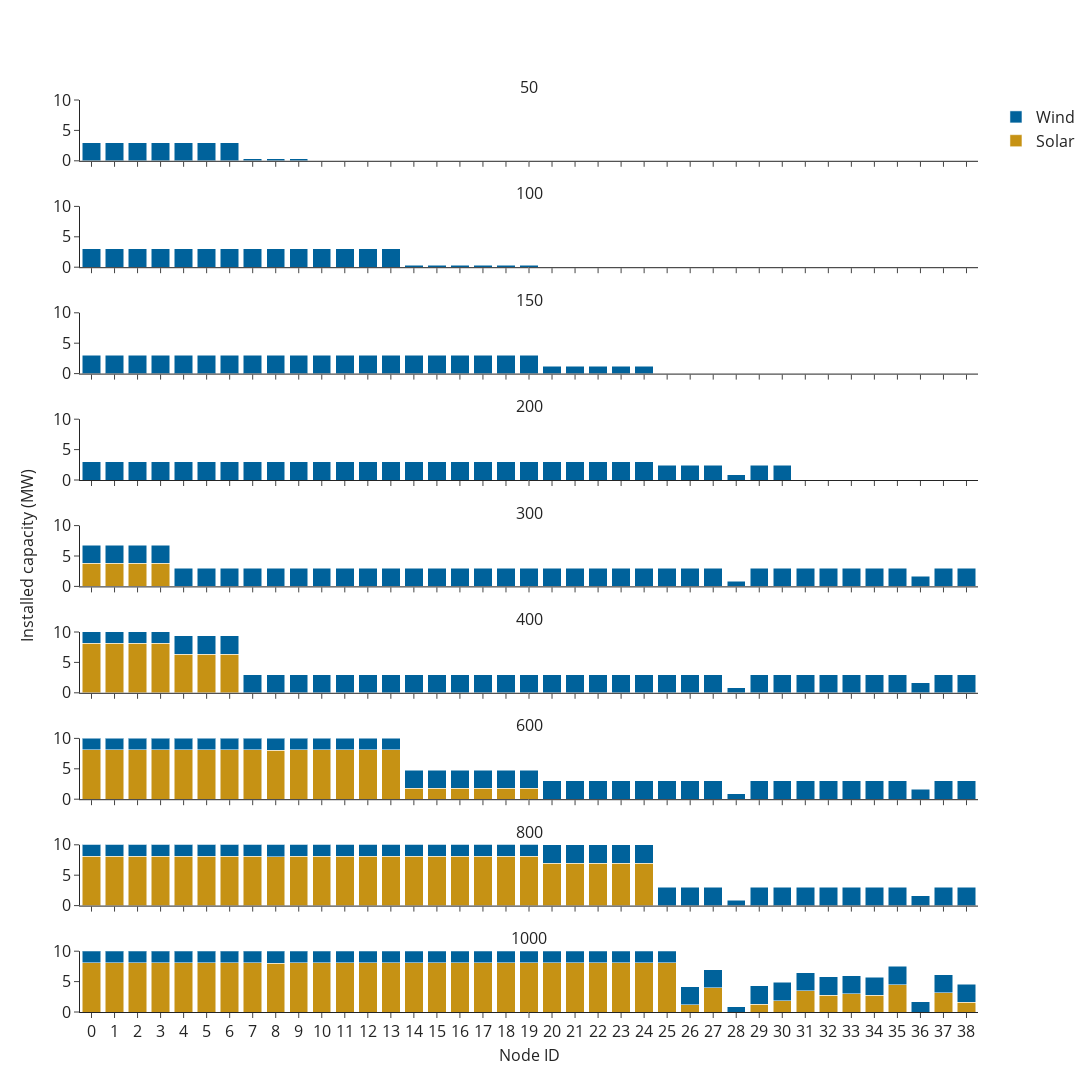

Notebook source saved alongside this figure:
### Code cell
# Plot the full results
fig = make_subplots(rows=9, cols=1, shared_xaxes=True, 
                    y_title='Installed capacity (MW)',
                    x_title='Node ID',
                    subplot_titles=("50", "100", "150", "200", "300", "400", "600", "800", "1000"),
                    vertical_spacing=0.05
                   )

for i in [i for i in range(len(budget_list))]:
    d = df[df["b"] == budget_list[i]].reset_index(drop=True)
    legend_show = True if i == 0 else False
    fig.add_trace(go.Bar(x=d["node_id"], y=d["new_solar_cap"], 
                         name="Solar", showlegend=legend_show,
                         marker_color="#C69214"), row=i+1, col=1)
    fig.add_trace(go.Bar(x=d["node_id"], y=d["new_wind_cap"], 
                         name="Wind", showlegend=legend_show,
                         marker_color="#00629B"), row=i+1, col=1)
    fig.update_yaxes(range=[0, 10], row=i+1, col=1)

fig.update_layout(
    font=dict(size=16),
    template="simple_white", barmode="stack",
    width = 1800, height = 1200,
#     title="DER capacity as budget increases",
)

fig.show()
# fig.write_image("graphs/f_r1.png", scale=8)

### Figure 1 — Plotly figure (JSON) as saved in the notebook; plotly's stock layout.template omitted (floating-point values rounded to 4 significant figures)
{"data": [{"marker": {"color": "#C69214"}, "name": "Solar", "showlegend": true, "type": "bar", "x": ["0", "1", "2", "3", "4", "5", "6", "7", "8", "9", "10", "11", "12", "13", "14", "15", "16", "17", "18", "19", "20", "21", "22", "23", "24", "25", "26", "27", "28", "29", "30", "31", "32", "33", "34", "35", "36", "37", "38"], "xaxis": "x", "y": [0, 0, 0, 0, 0, 0, 0, 0, 0, 0, 0, 0, 0, 0, 0, 0, 0, 0, 0, 0, 0, 0, 0, 0, 0, 0, 0, 0, 0, 0, 0, 0, 0, 0, 0, 0, 0, 0, 0], "yaxis": "y"}, {"marker": {"color": "#00629B"}, "name": "Wind", "showlegend": true, "type": "bar", "x": ["0", "1", "2", "3", "4", "5", "6", "7", "8", "9", "10", "11", "12", "13", "14", "15", "16", "17", "18", "19", "20", "21", "22", "23", "24", "25", "26", "27", "28", "29", "30", "31", "32", "33", "34", "35", "36", "37", "38"], "xaxis": "x", "y": [3, 3, 3, 3, 3, 3, 3, 0.33, 0.33, 0.33, 0, 0, 0, 0, 0, 0, 0, 0, 0, 0, 0, 0, 0, 0, 0, 0, 0, 0, 0, 0, 0, 0, 0, 0, 0, 0, 0, 0, 0], "yaxis": "y"}, {"marker": {"color": "#C69214"}, "name": "Solar", "showlegend": false, "type": "bar", "x": ["0", "1", "2", "3", "4", "5", "6", "7", "8", "9", "10", "11", "12", "13", "14", "15", "16", "17", "18", "19", "20", "21", "22", "23", "24", "25", "26", "27", "28", "29", "30", "31", "32", "33", "34", "35", "36", "37", "38"], "xaxis": "x2", "y": [0, 0, 0, 0, 0, 0, 0, 0, 0, 0, 0, 0, 0, 0, 0, 0, 0, 0, 0, 0, 0, 0, 0, 0, 0, 0, 0, 0, 0, 0, 0, 0, 0, 0, 0, 0, 0, 0, 0], "yaxis": "y2"}, {"marker": {"color": "#00629B"}, "name": "Wind", "showlegend": false, "type": "bar", "x": ["0", "1", "2", "3", "4", "5", "6", "7", "8", "9", "10", "11", "12", "13", "14", "15", "16", "17", "18", "19", "20", "21", "22", "23", "24", "25", "26", "27", "28", "29", "30", "31", "32", "33", "34", "35", "36", "37", "38"], "xaxis": "x2", "y": [3, 3, 3, 3, 3, 3, 3, 3, 3, 3, 3, 3, 3, 3, 0.33, 0.33, 0.33, 0.33, 0.33, 0.33, 0, 0, 0, 0, 0, 0, 0, 0, 0, 0, 0, 0, 0, 0, 0, 0, 0, 0, 0], "yaxis": "y2"}, {"marker": {"color": "#C69214"}, "name": "Solar", "showlegend": false, "type": "bar", "x": ["0", "1", "2", "3", "4", "5", "6", "7", "8", "9", "10", "11", "12", "13", "14", "15", "16", "17", "18", "19", "20", "21", "22", "23", "24", "25", "26", "27", "28", "29", "30", "31", "32", "33", "34", "35", "36", "37", "38"], "xaxis": "x3", "y": [0, 0, 0, 0, 0, 0, 0, 0, 0, 0, 0, 0, 0, 0, 0, 0, 0, 0, 0, 0, 0, 0, 0, 0, 0, 0, 0, 0, 0, 0, 0, 0, 0, 0, 0, 0, 0, 0, 0], "yaxis": "y3"}, {"marker": {"color": "#00629B"}, "name": "Wind", "showlegend": false, "type": "bar", "x": ["0", "1", "2", "3", "4", "5", "6", "7", "8", "9", "10", "11", "12", "13", "14", "15", "16", "17", "18", "19", "20", "21", "22", "23", "24", "25", "26", "27", "28", "29", "30", "31", "32", "33", "34", "35", "36", "37", "38"], "xaxis": "x3", "y": [3, 3, 3, 3, 3, 3, 3, 3, 3, 3, 3, 3, 3, 3, 3, 3, 3, 3, 3, 3, 1.19, 1.19, 1.19, 1.19, 1.19, 0, 0, 0, 0, 0, 0, 0, 0, 0, 0, 0, 0, 0, 0], "yaxis": "y3"}, {"marker": {"color": "#C69214"}, "name": "Solar", "showlegend": false, "type": "bar", "x": ["0", "1", "2", "3", "4", "5", "6", "7", "8", "9", "10", "11", "12", "13", "14", "15", "16", "17", "18", "19", "20", "21", "22", "23", "24", "25", "26", "27", "28", "29", "30", "31", "32", "33", "34", "35", "36", "37", "38"], "xaxis": "x4", "y": [0, 0, 0, 0, 0, 0, 0, 0, 0, 0, 0, 0, 0, 0, 0, 0, 0, 0, 0, 0, 0, 0, 0, 0, 0, 0, 0, 0, 0, 0, 0, 0, 0, 0, 0, 0, 0, 0, 0], "yaxis": "y4"}, {"marker": {"color": "#00629B"}, "name": "Wind", "showlegend": false, "type": "bar", "x": ["0", "1", "2", "3", "4", "5", "6", "7", "8", "9", "10", "11", "12", "13", "14", "15", "16", "17", "18", "19", "20", "21", "22", "23", "24", "25", "26", "27", "28", "29", "30", "31", "32", "33", "34", "35", "36", "37", "38"], "xaxis": "x4", "y": [3, 3, 3, 3, 3, 3, 3, 3, 3, 3, 3, 3, 3, 3, 3, 3, 3, 3, 3, 3, 3, 3, 3, 3, 3, 2.42, 2.4, 2.42, 0.86, 2.4, 2.41, 0, 0, 0, 0, 0, 0, 0, 0], "yaxis": "y4"}, {"marker": {"color": "#C69214"}, "name": "Solar", "showlegend": false, "type": "bar", "x": ["0", "1", "2", "3", "4", "5", "6", "7", "8", "9", "10", "11", "12", "13", "14", "15", "16", "17", "18", "19", "20", "21", "22", "23", "24", "25", "26", "27", "28", "29", "30", "31", "32", "33", "34", "35", "36", "37", "38"], "xaxis": "x5", "y": [3.81, 3.81, 3.81, 3.81, 0, 0, 0, 0, 0, 0, 0, 0, 0, 0, 0, 0, 0, 0, 0, 0, 0, 0, 0, 0, 0, 0, 0, 0, 0, 0, 0, 0, 0, 0, 0, 0, 0, 0, 0], "yaxis": "y5"}, {"marker": {"color": "#00629B"}, "name": "Wind", "showlegend": false, "type": "bar", "x": ["0", "1", "2", "3", "4", "5", "6", "7", "8", "9", "10", "11", "12", "13", "14", "15", "16", "17", "18", "19", "20", "21", "22", "23", "24", "25", "26", "27", "28", "29", "30", "31", "32", "33", "34", "35", "36", "37", "38"], "xaxis": "x5", "y": [3, 3, 3, 3, 3, 3, 3, 3, 3, 3, 3, 3, 3, 3, 3, 3, 3, 3, 3, 3, 3, 3, 3, 3, 3, 3, 3, 3, 0.86, 3, 3, 3, 3, 3, 3, 3, 1.65, 3, 3], "yaxis": "y5"}, {"marker": {"color": "#C69214"}, "name": "Solar", "showlegend": false, "type": "bar", "x": ["0", "1", "2", "3", "4", "5", "6", "7", "8", "9", "10", "11", "12", "13", "14", "15", "16", "17", "18", "19", "20", "21", "22", "23", "24", "25", "26", "27", "28", "29", "30", "31", "32", "33", "34", "35", "36", "37", "38"], "xaxis": "x6", "y": [8.14, 8.14, 8.14, 8.14, 6.38, 6.38, 6.38, 0, 0, 0, 0, 0, 0, 0, 0, 0, 0, 0, 0, 0, 0, 0, 0, 0, 0, 0, 0, 0, 0, 0, 0, 0, 0, 0, 0, 0, 0, 0, 0], "yaxis": "y6"}, {"marker": {"color": "#00629B"}, "name": "Wind", "showlegend": false, "type": "bar", "x": ["0", "1", "2", "3", "4", "5", "6", "7", "8", "9", "10", "11", "12", "13", "14", "15", "16", "17", "18", "19", "20", "21", "22", "23", "24", "25", "26", "27", "28", "29", "30", "31", "32", "33", "34", "35", "36", "37", "38"], "xaxis": "x6", "y": [3, 3, 3, 3, 3, 3, 3, 3, 3, 3, 3, 3, 3, 3, 3, 3, 3, 3, 3, 3, 3, 3, 3, 3, 3, 3, 3, 3, 0.86, 3, 3, 3, 3, 3, 3, 3, 1.65, 3, 3], "yaxis": "y6"}, {"marker": {"color": "#C69214"}, "name": "Solar", "showlegend": false, "type": "bar", "x": ["0", "1", "2", "3", "4", "5", "6", "7", "8", "9", "10", "11", "12", "13", "14", "15", "16", "17", "18", "19", "20", "21", "22", "23", "24", "25", "26", "27", "28", "29", "30", "31", "32", "33", "34", "35", "36", "37", "38"], "xaxis": "x7", "y": [8.14, 8.14, 8.14, 8.14, 8.14, 8.14, 8.14, 8.14, 8.05, 8.14, 8.14, 8.14, 8.14, 8.14, 1.8, 1.79, 1.8, 1.8, 1.8, 1.8, 0, 0, 0, 0, 0, 0, 0, 0, 0, 0, 0, 0, 0, 0, 0, 0, 0, 0, 0], "yaxis": "y7"}, {"marker": {"color": "#00629B"}, "name": "Wind", "showlegend": false, "type": "bar", "x": ["0", "1", "2", "3", "4", "5", "6", "7", "8", "9", "10", "11", "12", "13", "14", "15", "16", "17", "18", "19", "20", "21", "22", "23", "24", "25", "26", "27", "28", "29", "30", "31", "32", "33", "34", "35", "36", "37", "38"], "xaxis": "x7", "y": [3, 3, 3, 3, 3, 3, 3, 3, 3, 3, 3, 3, 3, 3, 3, 3, 3, 3, 3, 3, 3, 3, 3, 3, 3, 3, 3, 3, 0.86, 3, 3, 3, 3, 3, 3, 3, 1.65, 3, 3], "yaxis": "y7"}, {"marker": {"color": "#C69214"}, "name": "Solar", "showlegend": false, "type": "bar", "x": ["0", "1", "2", "3", "4", "5", "6", "7", "8", "9", "10", "11", "12", "13", "14", "15", "16", "17", "18", "19", "20", "21", "22", "23", "24", "25", "26", "27", "28", "29", "30", "31", "32", "33", "34", "35", "36", "37", "38"], "xaxis": "x8", "y": [8.14, 8.14, 8.14, 8.14, 8.14, 8.14, 8.14, 8.14, 8.05, 8.14, 8.14, 8.14, 8.14, 8.14, 8.14, 8.14, 8.14, 8.14, 8.14, 8.14, 6.97, 6.97, 6.98, 6.98, 6.98, 0, 0, 0, 0, 0, 0, 0, 0, 0, 0, 0, 0, 0, 0], "yaxis": "y8"}, {"marker": {"color": "#00629B"}, "name": "Wind", "showlegend": false, "type": "bar", "x": ["0", "1", "2", "3", "4", "5", "6", "7", "8", "9", "10", "11", "12", "13", "14", "15", "16", "17", "18", "19", "20", "21", "22", "23", "24", "25", "26", "27", "28", "29", "30", "31", "32", "33", "34", "35", "36", "37", "38"], "xaxis": "x8", "y": [3, 3, 3, 3, 3, 3, 3, 3, 3, 3, 3, 3, 3, 3, 3, 3, 3, 3, 3, 3, 3, 3, 3, 3, 3, 3, 3, 3, 0.86, 3, 3, 3, 3, 3, 3, 3, 1.65, 3, 3], "yaxis": "y8"}, {"marker": {"color": "#C69214"}, "name": "Solar", "showlegend": false, "type": "bar", "x": ["0", "1", "2", "3", "4", "5", "6", "7", "8", "9", "10", "11", "12", "13", "14", "15", "16", "17", "18", "19", "20", "21", "22", "23", "24", "25", "26", "27", "28", "29", "30", "31", "32", "33", "34", "35", "36", "37", "38"], "xaxis": "x9", "y": [8.14, 8.14, 8.14, 8.14, 8.14, 8.14, 8.14, 8.14, 8.05, 8.14, 8.14, 8.14, 8.14, 8.14, 8.14, 8.14, 8.14, 8.14, 8.14, 8.14, 8.14, 8.14, 8.14, 8.14, 8.14, 8.14, 1.17, 3.96, 0, 1.29, 1.86, 3.47, 2.76, 2.99, 2.75, 4.49, 0, 3.15, 1.6], "yaxis": "y9"}, {"marker": {"color": "#00629B"}, "name": "Wind", "showlegend": false, "type": "bar", "x": ["0", "1", "2", "3", "4", "5", "6", "7", "8", "9", "10", "11", "12", "13", "14", "15", "16", "17", "18", "19", "20", "21", "22", "23", "24", "25", "26", "27", "28", "29", "30", "31", "32", "33", "34", "35", "36", "37", "38"], "xaxis": "x9", "y": [3, 3, 3, 3, 3, 3, 3, 3, 3, 3, 3, 3, 3, 3, 3, 3, 3, 3, 3, 3, 3, 3, 3, 3, 3, 3, 3, 3, 0.86, 3, 3, 3, 3, 3, 3, 3, 1.65, 3, 3], "yaxis": "y9"}], "layout": {"annotations": [{"font": {"size": 16}, "showarrow": false, "text": "50", "x": 0.5, "xanchor": "center", "xref": "paper", "y": 1, "yanchor": "bottom", "yref": "paper"}, {"font": {"size": 16}, "showarrow": false, "text": "100", "x": 0.5, "xanchor": "center", "xref": "paper", "y": 0.8833, "yanchor": "bottom", "yref": "paper"}, {"font": {"size": 16}, "showarrow": false, "text": "150", "x": 0.5, "xanchor": "center", "xref": "paper", "y": 0.7667, "yanchor": "bottom", "yref": "paper"}, {"font": {"size": 16}, "showarrow": false, "text": "200", "x": 0.5, "xanchor": "center", "xref": "paper", "y": 0.65, "yanchor": "bottom", "yref": "paper"}, {"font": {"size": 16}, "showarrow": false, "text": "300", "x": 0.5, "xanchor": "center", "xref": "paper", "y": 0.5333, "yanchor": "bottom", "yref": "paper"}, {"font": {"size": 16}, "showarrow": false, "text": "400", "x": 0.5, "xanchor": "center", "xref": "paper", "y": 0.4167, "yanchor": "bottom", "yref": "paper"}, {"font": {"size": 16}, "showarrow": false, "text": "600", "x": 0.5, "xanchor": "center", "xref": "paper", "y": 0.3, "yanchor": "bottom", "yref": "paper"}, {"font": {"size": 16}, "showarrow": false, "text": "800", "x": 0.5, "xanchor": "center", "xref": "paper", "y": 0.1833, "yanchor": "bottom", "yref": "paper"}, {"font": {"size": 16}, "showarrow": false, "text": "1000", "x": 0.5, "xanchor": "center", "xref": "paper", "y": 0.06667, "yanchor": "bottom", "yref": "paper"}, {"font": {"size": 16}, "showarrow": false, "text": "Node ID", "x": 0.5, "xanchor": "center", "xref": "paper", "y": 0, "yanchor": "top", "yref": "paper", "yshift": -30}, {"font": {"size": 16}, "showarrow": false, "text": "Installed capacity (MW)", "textangle": -90, "x": 0, "xanchor": "right", "xref": "paper", "xshift": -40, "y": 0.5, "yanchor": "middle", "yref": "paper"}], "barmode": "stack", "font": {"size": 16}, "height": 1200, "width": 1800, "xaxis": {"anchor": "y", "domain": [0, 1], "matches": "x9", "showticklabels": false}, "xaxis2": {"anchor": "y2", "domain": [0, 1], "matches": "x9", "showticklabels": false}, "xaxis3": {"anchor": "y3", "domain": [0, 1], "matches": "x9", "showticklabels": false}, "xaxis4": {"anchor": "y4", "domain": [0, 1], "matches": "x9", "showticklabels": false}, "xaxis5": {"anchor": "y5", "domain": [0, 1], "matches": "x9", "showticklabels": false}, "xaxis6": {"anchor": "y6", "domain": [0, 1], "matches": "x9", "showticklabels": false}, "xaxis7": {"anchor": "y7", "domain": [0, 1], "matches": "x9", "showticklabels": false}, "xaxis8": {"anchor": "y8", "domain": [0, 1], "matches": "x9", "showticklabels": false}, "xaxis9": {"anchor": "y9", "domain": [0, 1]}, "yaxis": {"anchor": "x", "domain": [0.9333, 1], "range": [0, 10]}, "yaxis2": {"anchor": "x2", "domain": [0.8167, 0.8833], "range": [0, 10]}, "yaxis3": {"anchor": "x3", "domain": [0.7, 0.7667], "range": [0, 10]}, "yaxis4": {"anchor": "x4", "domain": [0.5833, 0.65], "range": [0, 10]}, "yaxis5": {"anchor": "x5", "domain": [0.4667, 0.5333], "range": [0, 10]}, "yaxis6": {"anchor": "x6", "domain": [0.35, 0.4167], "range": [0, 10]}, "yaxis7": {"anchor": "x7", "domain": [0.2333, 0.3], "range": [0, 10]}, "yaxis8": {"anchor": "x8", "domain": [0.1167, 0.1833], "range": [0, 10]}, "yaxis9": {"anchor": "x9", "domain": [0, 0.06667], "range": [0, 10]}}}
